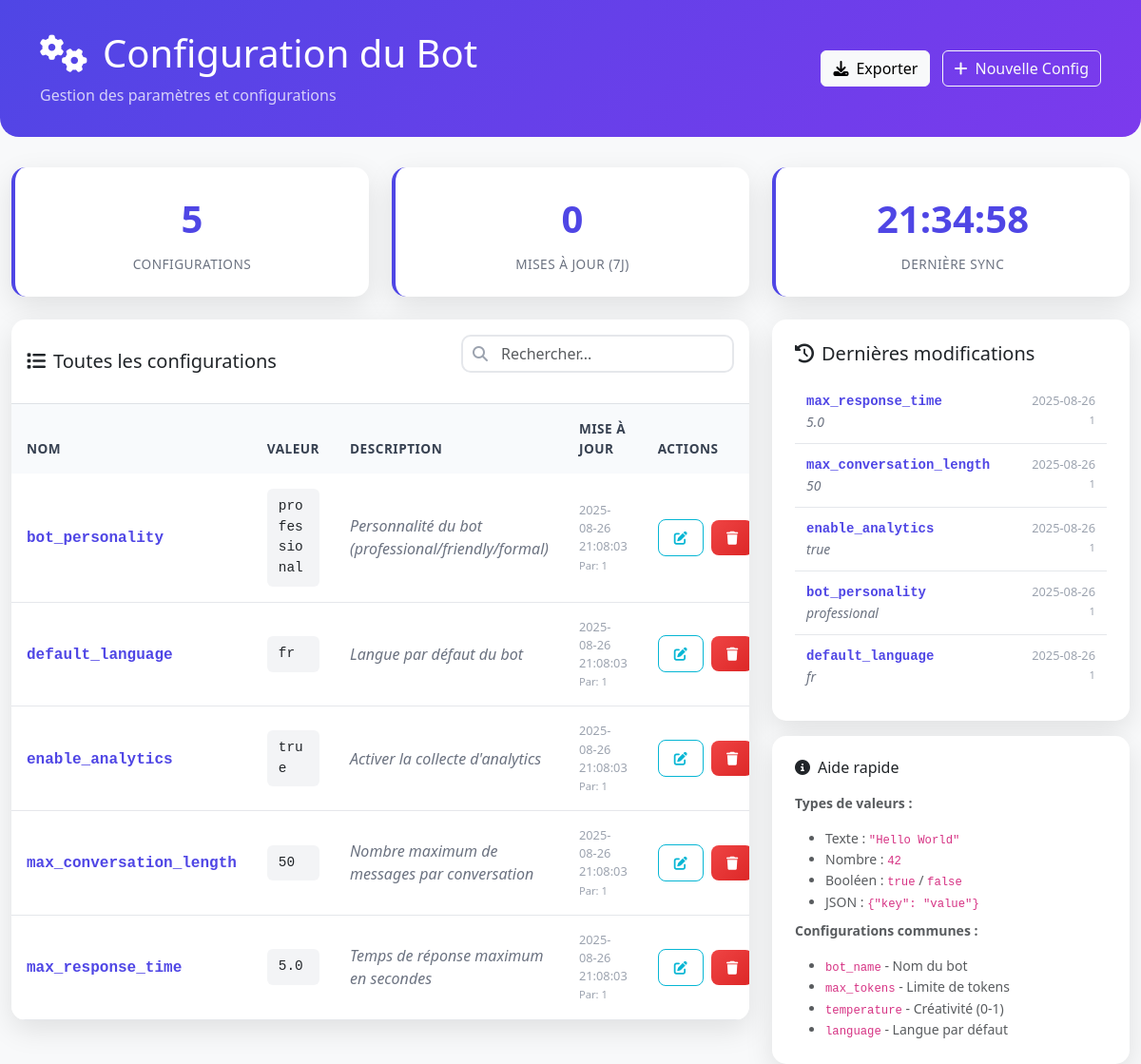
Screenshot of /configuration (signed in) with the database file from the repository.
### tables this page shows
CREATE TABLE bot_config (
            id INTEGER PRIMARY KEY AUTOINCREMENT,
            config_name TEXT UNIQUE,
            config_value TEXT,
            description TEXT,
            updated_at TIMESTAMP DEFAULT CURRENT_TIMESTAMP,
            updated_by INTEGER,
            FOREIGN KEY (updated_by) REFERENCES admin_users (id)
        );

### backOffice.py (the view)
@app.route('/configuration')
@login_required
@admin_required
def configuration():
    conn = sqlite3.connect('General_DB.db')
    cursor = conn.cursor()
    cursor.execute('''
        SELECT id, config_name, config_value, description, updated_at, updated_by
        FROM bot_config
        ORDER BY config_name
    ''')
    configs = cursor.fetchall()
    cursor.execute('SELECT COUNT(*) FROM bot_config')
    total_configs = cursor.fetchone()[0] or 0
    cursor.execute('''
        SELECT COUNT(*) FROM bot_config
        WHERE updated_at >= datetime('now', '-7 days')
    ''')
    recent_updates = cursor.fetchone()[0] or 0
    cursor.execute('''
        SELECT config_name, config_value, updated_at, updated_by
        FROM bot_config
        ORDER BY updated_at DESC
        LIMIT 5
    ''')
    recent_configs = cursor.fetchall()
    conn.close()
    return render_template('configuration.html',
                         configs=configs,
                         total_configs=total_configs,
                         recent_updates=recent_updates,
                         recent_configs=recent_configs)

### backOffice.py (called while the page is built)
@login_manager.user_loader
def load_user(user_id):
    conn = sqlite3.connect('General_DB.db')
    cursor = conn.cursor()
    cursor.execute('SELECT * FROM admin_users WHERE id = ?', (user_id,))
    user_data = cursor.fetchone()
    conn.close()
    if user_data:
        return AdminUser(user_data[0], user_data[1], user_data[2], user_data[4])
    return None

def admin_required(f):
    @wraps(f)
    def decorated_function(*args, **kwargs):
        if not current_user.is_authenticated or current_user.role != 'admin':
            flash('Accès non autorisé', 'error')
            return redirect(url_for('login'))
        return f(*args, **kwargs)
    return decorated_function

### templates/configuration.html (shortened to what this page needs)
<!DOCTYPE html>
<html lang="fr">
<head>
    <link href="https://cdnjs.cloudflare.com/ajax/libs/bootstrap/5.3.0/css/bootstrap.min.css" rel="stylesheet">
    <link href="https://cdnjs.cloudflare.com/ajax/libs/font-awesome/6.4.0/css/all.min.css" rel="stylesheet">
    <link href="https://cdnjs.cloudflare.com/ajax/libs/prism/1.29.0/themes/prism-tomorrow.min.css" rel="stylesheet">
</head>
<body class="bg-light">
    <div class="config-header">
        <div class="container">
            <div class="row align-items-center">
                <div class="col-md-6">
                    <h1 class="mb-0">
                        <i class="fas fa-cogs me-3"></i>Configuration du Bot
                    </h1>
                    <p class="mb-0 mt-2 opacity-75">Gestion des paramètres et configurations</p>
                </div>
                <div class="col-md-6 text-md-end">
                    <button class="btn btn-light me-2" onclick="exportConfig()">
                        <i class="fas fa-download me-2"></i>Exporter
                    </button>
                    <button class="btn btn-outline-light" data-bs-toggle="modal" data-bs-target="#addConfigModal">
                        <i class="fas fa-plus me-2"></i>Nouvelle Config
                    </button>
                </div>
            </div>
        </div>
    </div>
    <div class="container-fluid">
        <div class="row mb-4">
            <div class="col-md-4">
                <div class="stats-card">
                    <div class="stats-number">{{ total_configs }}</div>
                    <div class="stats-label">Configurations</div>
                </div>
            </div>
            <div class="col-md-4">
                <div class="stats-card">
                    <div class="stats-number">{{ recent_updates }}</div>
                    <div class="stats-label">Mises à jour (7j)</div>
                </div>
            </div>
            <div class="col-md-4">
                <div class="stats-card">
                    <div class="stats-number" id="current-time"></div>
                    <div class="stats-label">Dernière sync</div>
                </div>
            </div>
        </div>
        <div class="row">
            <div class="col-lg-8">
                <div class="config-table-card">
                    <div class="p-3 border-bottom">
                        <div class="d-flex justify-content-between align-items-center">
                            <h5 class="mb-0">
                                <i class="fas fa-list me-2"></i>Toutes les configurations
                            </h5>
                            <div class="search-box">
                                <input type="text" class="form-control" id="searchConfig" placeholder="Rechercher...">
                                <i class="fas fa-search"></i>
                            </div>
                        </div>
                    </div>
                    <div class="table-responsive">
                        <table class="table config-table mb-0" id="configTable">
                            <thead>
                                <tr>
                                    <th>Nom</th>
                                    <th>Valeur</th>
                                    <th>Description</th>
                                    <th>Mise à jour</th>
                                    <th>Actions</th>
                                </tr>
                            </thead>
                            <tbody>
                                {% for config in configs %}
                                <tr>
                                    <td>
                                        <span class="config-name">{{ config[1] }}</span>
                                    </td>
                                    <td>
                                        <div class="config-value" title="{{ config[2] }}">
                                            {{ config[2][:50] }}{% if config[2]|length > 50 %}...{% endif %}
                                        </div>
                                    </td>
                                    <td>
                                        <span class="config-description">
                                            {{ config[3] or 'Aucune description' }}
                                        </span>
                                    </td>
                                    <td>
                                        <div class="config-meta">
                                            <div>{{ config[4][:19] if config[4] else 'N/A' }}</div>
                                            <small>Par: {{ config[5] or 'Système' }}</small>
                                        </div>
                                    </td>
                                    <td class="config-actions">
                                        <button class="btn btn-outline-info btn-sm me-1"
                                                onclick="editConfig({{ config[0] }}, '{{ config[1] }}', '{{ config[2] }}', '{{ config[3] or '' }}')">
                                            <i class="fas fa-edit"></i>
                                        </button>
                                        <form style="display: inline-block;" method="POST" action="{{ url_for('delete_config', config_id=config[0]) }}"
                                              onsubmit="return confirm('Êtes-vous sûr de vouloir supprimer cette configuration ?')">
                                            <button type="submit" class="btn btn-danger btn-sm">
                                                <i class="fas fa-trash"></i>
                                            </button>
                                        </form>
                                    </td>
                                </tr>
                                {% endfor %}
                            </tbody>
                        </table>
                    </div>
                </div>
            </div>
            <div class="col-lg-4">
                <div class="recent-configs">
                    <h5 class="mb-3">
                        <i class="fas fa-history me-2"></i>Dernières modifications
                    </h5>
                    {% for config in recent_configs %}
                    <div class="recent-config-item">
                        <div class="d-flex justify-content-between align-items-start">
                            <div>
                                <div class="config-name small">{{ config[0] }}</div>
                                <div class="config-description small">{{ config[1][:30] }}{% if config[1]|length > 30 %}...{% endif %}</div>
                            </div>
                            <div class="config-meta text-end">
                                <div>{{ config[2][:10] if config[2] else '' }}</div>
                                <small>{{ config[3] or 'Système' }}</small>
                            </div>
                        </div>
                    </div>
                    {% endfor %}
                </div>
                <div class="recent-configs mt-3">
                    <h6 class="mb-3">
                        <i class="fas fa-info-circle me-2"></i>Aide rapide
                    </h6>
                    <div class="small text-muted">
                        <p><strong>Types de valeurs :</strong></p>
                        <ul class="mb-2">
                            <li>Texte : <code>"Hello World"</code></li>
                            <li>Nombre : <code>42</code></li>
                            <li>Booléen : <code>true</code> / <code>false</code></li>
                            <li>JSON : <code>{"key": "value"}</code></li>
                        </ul>
                        <p><strong>Configurations communes :</strong></p>
                        <ul class="mb-0">
                            <li><code>bot_name</code> - Nom du bot</li>
                            <li><code>max_tokens</code> - Limite de tokens</li>
                            <li><code>temperature</code> - Créativité (0-1)</li>
                            <li><code>language</code> - Langue par défaut</li>
                        </ul>
                    </div>
                </div>
            </div>
        </div>
    </div>
</body>
</html>

### templates/configuration.html (style rules this page uses)
.config-header { background: linear-gradient(135deg, #4f46e5 0%, #7c3aed 100%); color: white; padding: 2rem 0; margin-bottom: 2rem; border-radius: 0 0 20px 20px; }
.stats-card { background: white; border-radius: 15px; padding: 1.5rem; text-align: center; box-shadow: 0 10px 30px rgba(0,0,0,0.1); transition: transform 0.3s ease, box-shadow 0.3s ease; border-left: 4px solid #4f46e5; }
.stats-number { font-size: 2.5rem; font-weight: bold; color: #4f46e5; margin-bottom: 0.5rem; }
.stats-label { color: #6b7280; font-weight: 500; text-transform: uppercase; font-size: 0.85rem; letter-spacing: 0.5px; }
.config-table-card { background: white; border-radius: 15px; box-shadow: 0 10px 30px rgba(0,0,0,0.1); overflow: hidden; }
.btn-danger { background: linear-gradient(135deg, #ef4444 0%, #dc2626 100%); border: none; border-radius: 8px; padding: 0.5rem 1rem; }
.btn-outline-info { border-color: #06b6d4; color: #06b6d4; border-radius: 8px; padding: 0.5rem 1rem; }
.config-table { margin: 0; }
.config-table th { background: #f8fafc; color: #374151; font-weight: 600; padding: 1rem; border: none; text-transform: uppercase; font-size: 0.85rem; letter-spacing: 0.5px; }
.config-table td { padding: 1rem; vertical-align: middle; border-bottom: 1px solid #e5e7eb; }
.config-name { font-weight: 600; color: #4f46e5; font-family: 'Courier New', monospace; }
.config-value { background: #f3f4f6; padding: 0.5rem 0.75rem; border-radius: 6px; font-family: 'Courier New', monospace; font-size: 0.9rem; max-width: 300px; word-break: break-all; }
.config-description { color: #6b7280; font-style: italic; }
.config-meta { font-size: 0.8rem; color: #9ca3af; }
.recent-configs { background: white; border-radius: 15px; padding: 1.5rem; box-shadow: 0 10px 30px rgba(0,0,0,0.1); }
.recent-config-item { padding: 0.75rem; border-bottom: 1px solid #e5e7eb; transition: background-color 0.3s ease; }
.recent-config-item:last-child { border-bottom: none; }
.config-actions { white-space: nowrap; }
.search-box { position: relative; margin-bottom: 1rem; }
.search-box input { padding-left: 2.5rem; border-radius: 10px; border: 2px solid #e5e7eb; }
.search-box i { position: absolute; left: 0.75rem; top: 50%; transform: translateY(-50%); color: #9ca3af; }

### rows the page displays
bot_config: config_name "bot_personality", config_value "professional", description "Personnalité du bot (professional/friendly/formal)", updated_at "2025-08-26 21:08:03", updated_by "1", updated_at "2025-08-26"
bot_config: config_name "default_language", config_value "fr", description "Langue par défaut du bot", updated_at "2025-08-26 21:08:03", updated_by "1", updated_at "2025-08-26"
bot_config: config_name "enable_analytics", config_value "true", description "Activer la collecte d'analytics", updated_at "2025-08-26 21:08:03", updated_by "1", updated_at "2025-08-26"
bot_config: config_name "max_conversation_length", config_value "50", description "Nombre maximum de messages par conversation", updated_at "2025-08-26 21:08:03", updated_by "1", updated_at "2025-08-26"
bot_config: config_name "max_response_time", config_value "5.0", description "Temps de réponse maximum en secondes", updated_at "2025-08-26 21:08:03", updated_by "1", updated_at "2025-08-26"

### other values shown
{{ total_configs }} "5"
{{ recent_updates }} "0"
